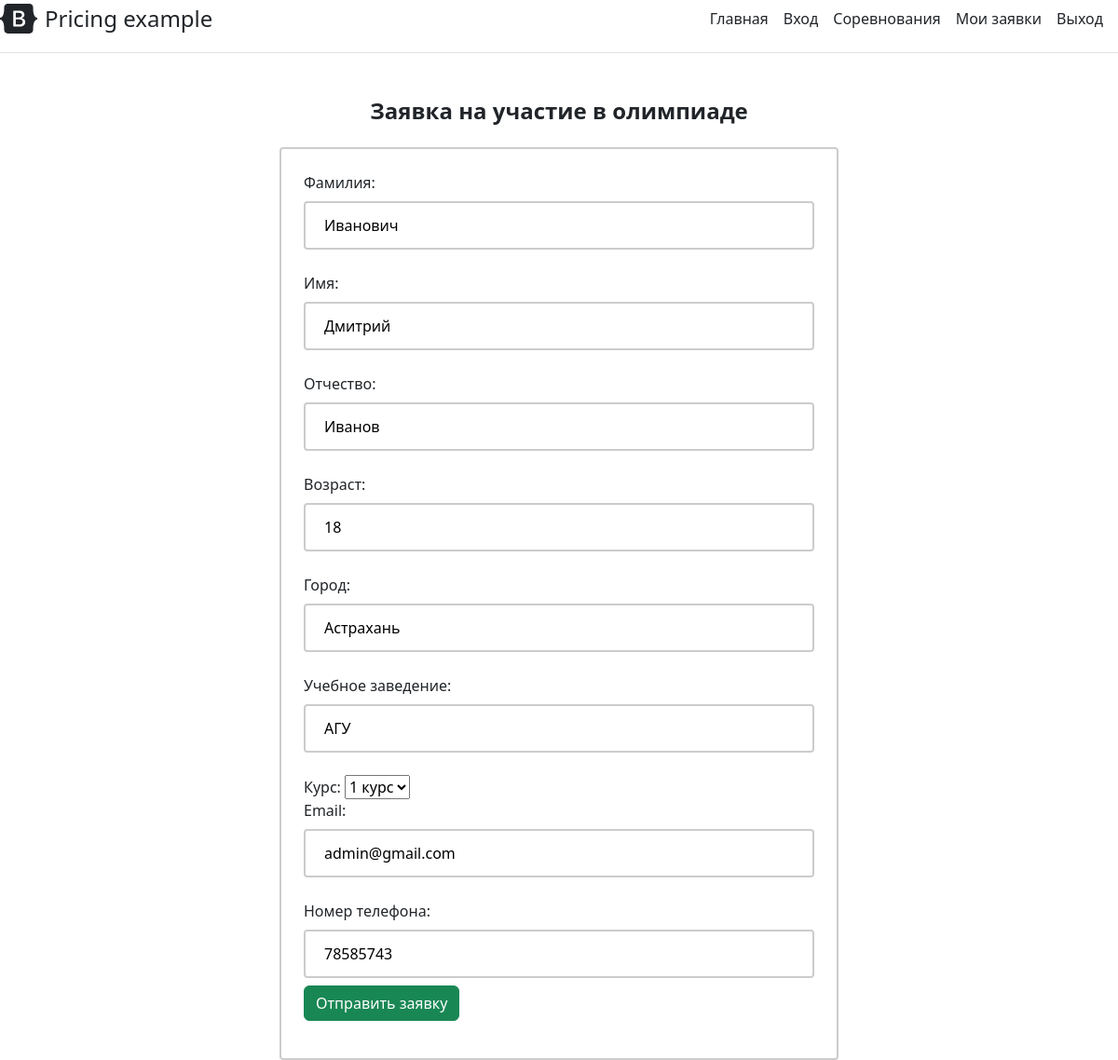
Page /сompetitions/4/application (signed in) on the earlier database version.
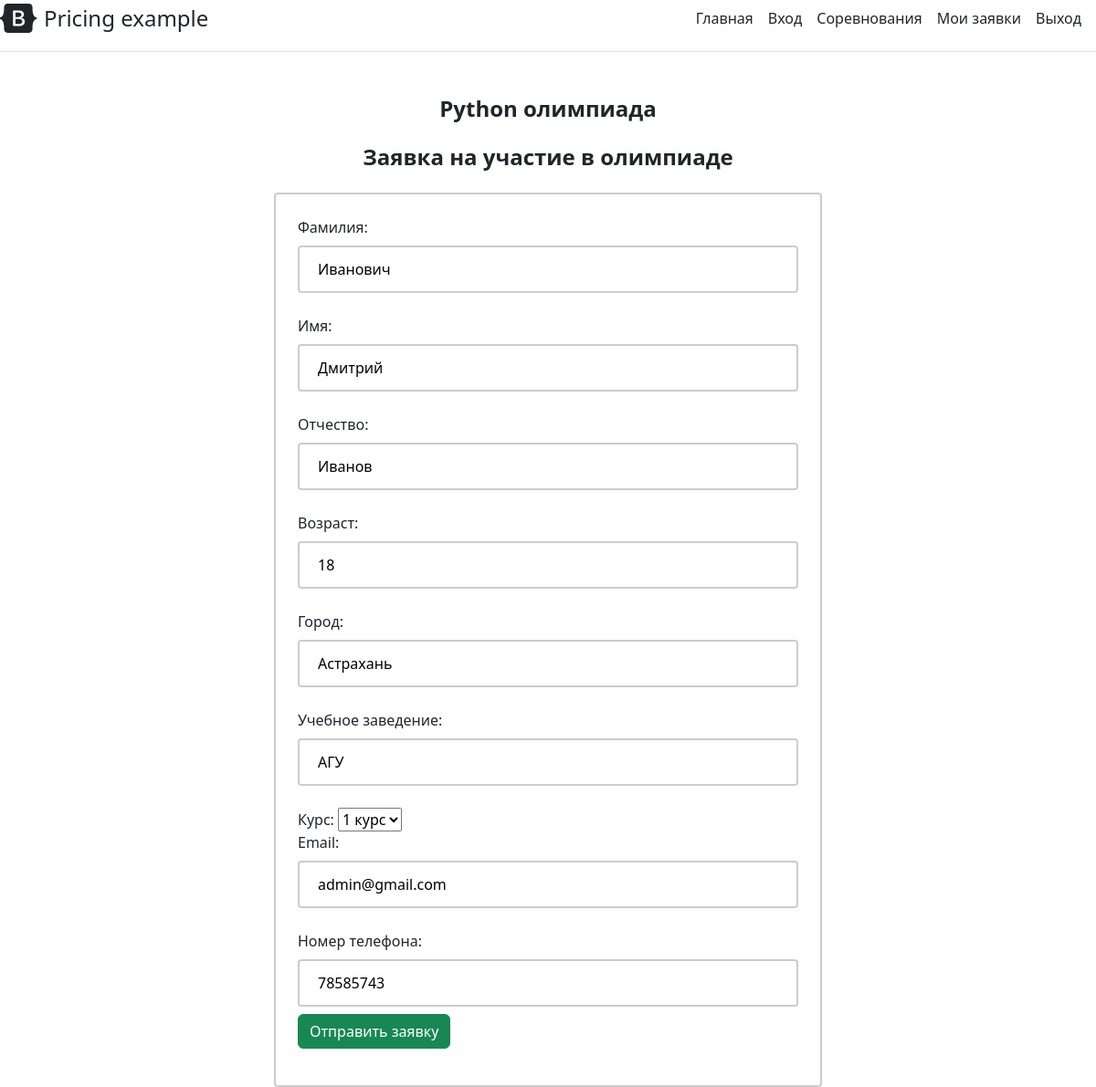
Same page on the later database version.
### user_data.py (models this page shows, shortened)
class Olympiad(db.Model):
    id = db.Column(db.Integer, primary_key=True)
    title = db.Column(db.String(100), nullable=False)
    introduction = db.Column(db.String(300), nullable=False)
    text = db.Column(db.Text, nullable=False)
    date = db.Column(db.DateTime, default=datetime.utcnow)

### app.py (the view, shortened to what this page needs)
@app.route('/сompetitions/<int:id>/application', methods=['GET', 'POST'])
@login_required
def сompetition_application(id):
    olympiad = Olympiad.query.get(id)
    user = current_user
    profile = user.profile
    return render_template('сompetition_application.html', olympiad=olympiad, user=user, profile=profile)

### app.py (called while the page is built)
@login_manager.user_loader
def load_user(user_id):
    return Users.query.get(int(user_id))

### templates/сompetition_application.html (shortened to what this page needs)
{% extends 'base.html' %}
{% block body %}
<head>
<link rel="stylesheet" href="{{ url_for('static', filename='css/error.css') }}">
    </head>
<link rel="stylesheet" href="{{ url_for('static', filename='css/сompetition_application.css') }}">
<div class="container mt-5">
    <h1>{{ olympiad.title }}</h1>
  <body>
    <h2>Заявка на участие в олимпиаде</h2>
    <form action="" method="post" class="form-contact">
  <p><label>Фамилия: </label> <input type="text" name="surname" value="{{ profile.surname }}" required readonly />
  <p><label>Имя: </label> <input type="text" name="name" value="{{ profile.name }}" required readonly/>
  <p><label>Отчество: </label> <input type="text" name="patronymic" value="{{ profile.patronymic }}" required readonly/>
  <p><label>Возраст: </label> <input type="text" name="old" value="{{ profile.old }}" required readonly/>
  <p><label>Город: </label> <input type="text" name="city" value="{{ profile.city }}" required readonly/>
  <p><label>Учебное заведение: </label> <input type="text" name="educational_institution" value="{{ profile.educational_institution }}"  id="institution-input" readonly required />
      <div id="course-container">
        <label>Курс:</label>
        <select name="course" class="form-input" required>
          <option value="1" {% if profile.course == '1 курс' %} selected {% endif %}>1 курс</option>
        </select>
      </div>
      <p><label>Email: </label> <input type="text" name="email" value="{{ user.email }}" required readonly/>
      <p><label>Номер телефона: </label> <input type="text" name="phone_number" value="{{ profile.phone_number }}" required readonly/>
    <button type="submit" class='btn btn-success'>Отправить заявку</button>
  </form>
  </body>
</div>
{% endblock %}

Differences in the rows shown:
added Olympiad: title "Python олимпиада"
